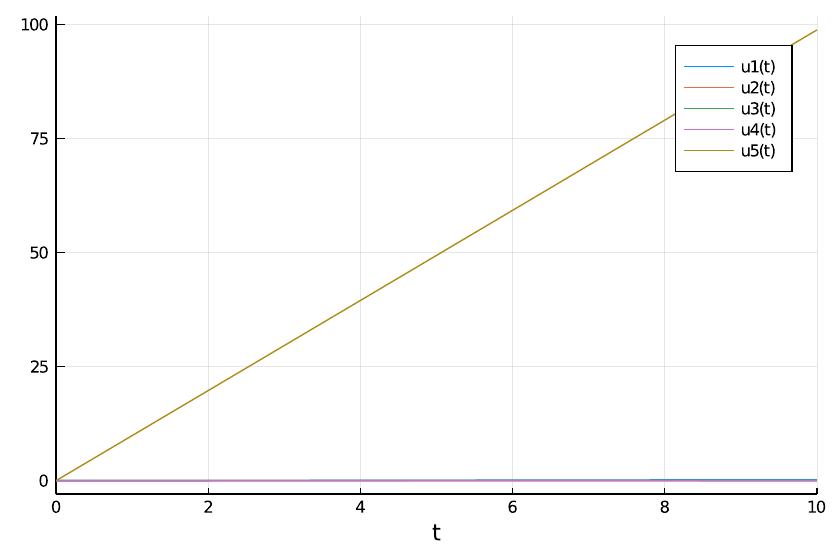

Write Julia code to recreate this figure.
using DifferentialEquations, Flux, DiffEqSensitivity
using Suppressor, Plots, Luxor, Printf, Distributed, Statistics

# Produces animation of cartpole
function animate_sol(sol, p, K, fname)
    framerate = 30
    size = (400, 200)
    cart = (50, 20)
    scale = 50
    fscale = 50
    time = last(sol.t) - sol.t[1]
    l = p[4]

    path = mktempdir()
    is = 0:round(Int, framerate * time)
    for i in is
        t = sol.t[1] + i/framerate
        solt = sol(t)
        x, θ, v, ω, Lval = solt
        kt = K(solt, t)
        cartpos = Point(scale*x, 0.0)
        polepos = Point(scale*(x+l*sin(θ)), scale*l*cos(θ))
        forcepos = Point(scale*x+fscale*kt, 0.0)
        textpos = Point(-size[1]/2 + 25, -size[2]/2 + 25)
        textpos2 = Point(-size[1]/2 + 25, -size[2]/2 + 50)

        Drawing(size[1], size[2], path*"/$i.png")
        origin()
        background("white")
        sethue("black")
        box(cartpos, cart[1], cart[2], :stroke)
        line(cartpos, polepos, :stroke)
        fontsize(20)
        Luxor.text(@sprintf("Time: %.3f",t), textpos, halign=:left, valign=:top)
        Luxor.text(@sprintf("Loss: %.3f",Lval), textpos2, halign=:left, valign=:top)
        sethue("red")
        if kt != 0
            Luxor.arrow(cartpos, forcepos)
        end
        finish()
    end
    @suppress run(`ffmpeg -f image2 -i $(path)/%d.png -vf palettegen -y $(path)/palette.png`)
    @suppress run(`ffmpeg -framerate $framerate -f image2 -i $(path)/%d.png -i $(path)/palette.png -lavfi paletteuse -y $fname`)
end

function run_cartpole(K::Function, L::Function, animate=false, plotsol=false, concrete=true, randomize=true)
    # Calculates the derivative of state per http://underactuated.mit.edu/acrobot.html#cart_pole
    function f!(du, u, p, t)
        x, θ, v, ω, Lval = u
        g, mc, mp, l = p
        f = K(u, t)
        du[1] = v
        du[2] = ω
        du[3] = (f+mp*sin(θ)*(l*ω^2+g*cos(θ)))/(mc+mp*sin(θ)^2)
        du[4] = (-f*cos(θ)-mp*l*ω^2*cos(θ)*sin(θ)-(mc+mp)*g*sin(θ))/(l*(mc+mp*sin(θ)^2))
        du[5] = L(u, f)
    end
    
    # Set up ODE problem
    if randomize
        u0 = randn(5)
    else
        u0 = zeros(5)
    end
    tspan = (0.0, 10.0)
    p = [9.81, 1.0, 0.1, 1.0]
    # p = CartPole(K, L)
    prob = ODEProblem(f!, u0, tspan, p)

    # Solve ODE problem
    if concrete
        sol = concrete_solve(prob, Tsit5(), calck=false, alias_u0=true, sensealg=TrackerAdjoint())
    else
        sol = solve(prob, Tsit5(), calck=false, alias_u0=true)
    end

    # Animate solution
    if animate
        animate_sol(sol, p, K, "cartpole.gif")
    end

    # Plot solution
    if plotsol
        plot(sol)
        savefig("cartpole.pdf")
    end
    return sol
end

function train_cartpole()
    # Define controller and loss function
    nn = Chain(Dense(4,4,relu,initb=randn), Dense(4,4,relu), Dense(4,1))
    ps = params(nn)
    K(u, t) = nn(u[1:4])[1]

    function L(u, f)
        x, θ, v, ω, Lval = u
        return x^2 + (θ - pi)^2 + v^2 + ω^2 + f^2
    end
    loss() = last(run_cartpole(K, L, false, false, true))[5]

    # Train model
    η = 0.001 # Learning rate
    opt = ADAM(η)

    for i in 1:50
        training_loss = 0.0
        gs = gradient(ps) do
            batchsize = 50
            losses = [loss() for i in 1:batchsize]
            training_loss = mean(losses)
            return training_loss
        end
        println("Epoch: $i  Loss: $training_loss")
        Flux.update!(opt, ps, gs)
    end
    
    return K, L
end

k, l = train_cartpole()
# Plot and animate results
sol = run_cartpole(k, l, true, true, false, false)
println("Done!")